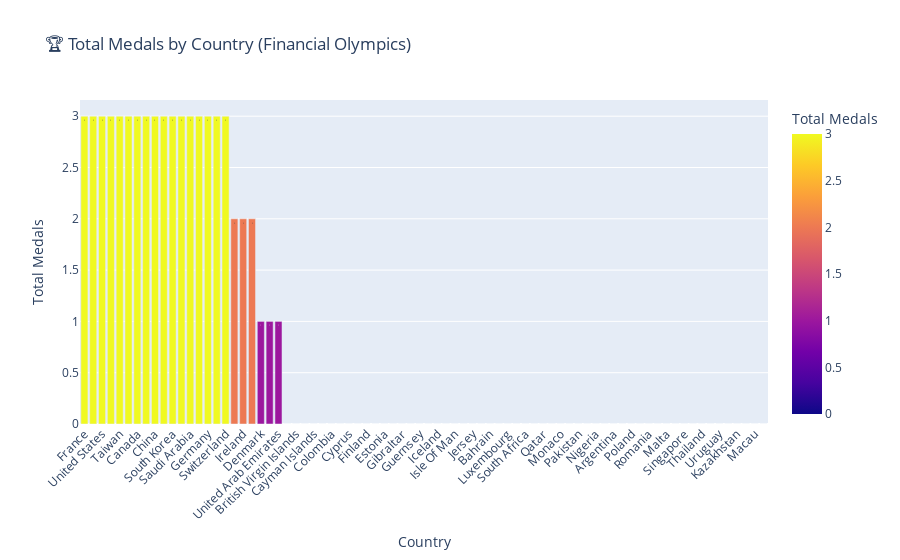

The code cell stored with this chart in its notebook:
### Code cell
# Load cleaned company financials
merged_df = pd.read_csv("Merged_Company_Financial.csv")

# Drop duplicate columns if they exist
if 'Symbol.1' in merged_df.columns:
    merged_df = merged_df.drop(columns=['Symbol.1'])

# Clean country names again (just to be safe)
merged_df["Country"] = merged_df["Country"].replace({
    "USA": "United States",
    "UK": "United Kingdom",
    "UAE": "United Arab Emirates",
    "Korea, South": "South Korea",
    "Russian Federation": "Russia",
    "Iran (Islamic Republic of)": "Iran"
}).str.strip().str.title()

# Step 1: Company counts and financial averages
company_counts = merged_df.groupby("Country").size().reset_index(name="Companies")
avg_metrics = merged_df.groupby("Country")[["Revenue", "Earnings", "Market_Cap"]].mean().reset_index()
avg_metrics.columns = ["Country", "Avg_Revenue", "Avg_Earnings", "Avg_MarketCap"]

# Step 2: Merge with previously assigned medal_df
full_country_stats = pd.merge(medal_df, company_counts, on="Country", how="left")
full_country_stats = pd.merge(full_country_stats, avg_metrics, on="Country", how="left")

# Step 3: Compute Financial Power Score
full_country_stats["Financial_Power_Score"] = (
    full_country_stats["Total"] * 3 +
    full_country_stats["Avg_Earnings"] / 1e10 +
    full_country_stats["Avg_Revenue"] / 1e10 +
    full_country_stats["Avg_MarketCap"] / 1e11
)

# Step 4: Round values
for col in ["Avg_Revenue", "Avg_Earnings", "Avg_MarketCap", "Financial_Power_Score"]:
    full_country_stats[col] = full_country_stats[col].round(0 if col != "Financial_Power_Score" else 2)

# Step 5: Save unified and enriched file
full_country_stats.to_csv("country_metrics_medals.csv", index=False)

# Step 6: Visualization - Total Medal Bar Chart
fig = px.bar(
    full_country_stats.sort_values("Total", ascending=False),
    x="Country",
    y="Total",
    color="Total",
    title="🏆 Total Medals by Country (Financial Olympics)",
    labels={"Total": "Total Medals"},
    text="Total"
)
fig.update_layout(xaxis_tickangle=-45)
fig.show()

### Figure 1 — Plotly figure (JSON) as saved in the notebook; plotly's stock layout.template omitted (floating-point values rounded to 4 significant figures)
{"data": [{"alignmentgroup": "True", "hovertemplate": "Country=%{x}<br>Total Medals=%{marker.color}<extra></extra>", "legendgroup": "", "marker": {"color": [3, 3, 3, 3, 3, 3, 3, 3, 3, 3, 3, 3, 3, 3, 3, 3, 3, 2, 2, 2, 1, 1, 1, 0, 0, 0, 0, 0, 0, 0, 0, 0, 0, 0, 0, 0, 0, 0, 0, 0, 0, 0, 0, 0, 0, 0, 0, 0, 0, 0, 0, 0, 0, 0, 0, 0, 0, 0, 0, 0, 0, 0, 0, 0, 0, 0, 0, 0, 0, 0, 0, 0, 0, 0, 0, 0, 0, 0], "coloraxis": "coloraxis", "pattern": {"shape": ""}}, "name": "", "offsetgroup": "", "orientation": "v", "showlegend": false, "text": [3, 3, 3, 3, 3, 3, 3, 3, 3, 3, 3, 3, 3, 3, 3, 3, 3, 2, 2, 2, 1, 1, 1, 0, 0, 0, 0, 0, 0, 0, 0, 0, 0, 0, 0, 0, 0, 0, 0, 0, 0, 0, 0, 0, 0, 0, 0, 0, 0, 0, 0, 0, 0, 0, 0, 0, 0, 0, 0, 0, 0, 0, 0, 0, 0, 0, 0, 0, 0, 0, 0, 0, 0, 0, 0, 0, 0, 0], "textposition": "auto", "type": "bar", "x": ["France", "Sweden", "United States", "United Kingdom", "Taiwan", "Netherlands", "Canada", "Spain", "China", "India", "South Korea", "Australia", "Saudi Arabia", "Japan", "Germany", "Hong Kong", "Switzerland", "Italy", "Ireland", "Brazil", "Denmark", "Norway", "United Arab Emirates", "Bermuda", "British Virgin Islands", "Cambodia", "Cayman Islands", "Chile", "Colombia", "Costa Rica", "Cyprus", "Czech Republic", "Finland", "Egypt", "Estonia", "Kuwait", "Gibraltar", "Greece", "Guernsey", "Hungary", "Iceland", "Indonesia", "Isle Of Man", "Israel", "Jersey", "Jordan", "Bahrain", "Lithuania", "Luxembourg", "Belgium", "South Africa", "Bahamas", "Qatar", "Panama", "Monaco", "Oman", "Pakistan", "New Zealand", "Nigeria", "Peru", "Argentina", "Philippines", "Poland", "Portugal", "Romania", "Austria", "Malta", "Russia", "Singapore", "Sudan", "Thailand", "Turkey", "Uruguay", "Mexico", "Kazakhstan", "Malaysia", "Macau", "Vietnam"], "xaxis": "x", "y": [3, 3, 3, 3, 3, 3, 3, 3, 3, 3, 3, 3, 3, 3, 3, 3, 3, 2, 2, 2, 1, 1, 1, 0, 0, 0, 0, 0, 0, 0, 0, 0, 0, 0, 0, 0, 0, 0, 0, 0, 0, 0, 0, 0, 0, 0, 0, 0, 0, 0, 0, 0, 0, 0, 0, 0, 0, 0, 0, 0, 0, 0, 0, 0, 0, 0, 0, 0, 0, 0, 0, 0, 0, 0, 0, 0, 0, 0], "yaxis": "y"}], "layout": {"barmode": "relative", "coloraxis": {"colorbar": {"title": {"text": "Total Medals"}}, "colorscale": [[0, "#0d0887"], [0.1111, "#46039f"], [0.2222, "#7201a8"], [0.3333, "#9c179e"], [0.4444, "#bd3786"], [0.5556, "#d8576b"], [0.6667, "#ed7953"], [0.7778, "#fb9f3a"], [0.8889, "#fdca26"], [1, "#f0f921"]]}, "legend": {"tracegroupgap": 0}, "title": {"text": "🏆 Total Medals by Country (Financial Olympics)"}, "xaxis": {"anchor": "y", "domain": [0, 1], "tickangle": -45, "title": {"text": "Country"}}, "yaxis": {"anchor": "x", "domain": [0, 1], "title": {"text": "Total Medals"}}}}
